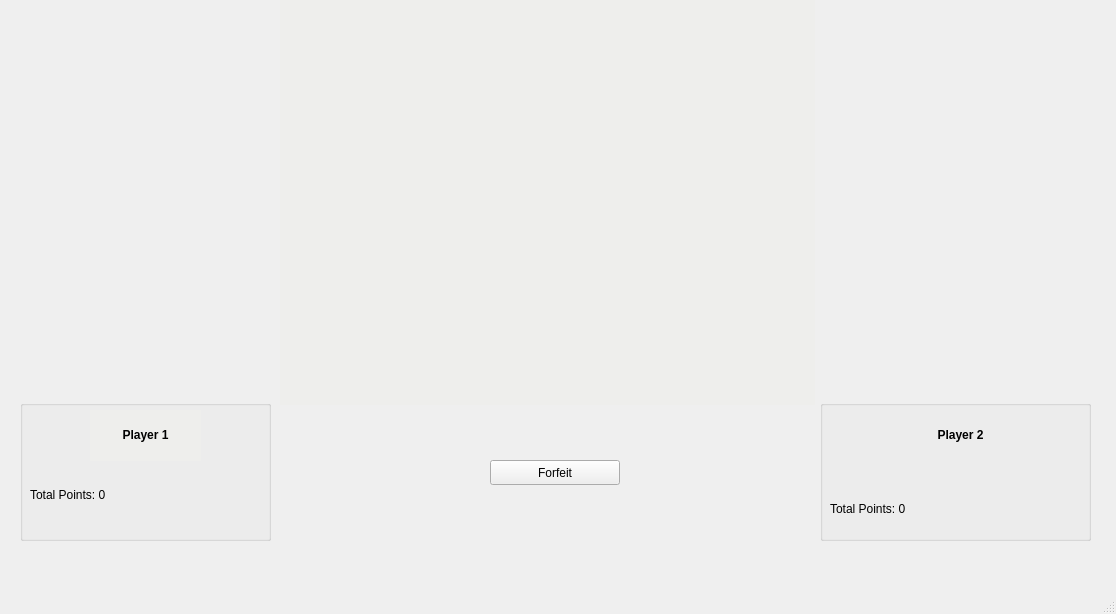
<?xml version="1.0" encoding="UTF-8"?>
<ui version="4.0">
 <class>MainWindow</class>
 <widget class="QMainWindow" name="MainWindow">
  <property name="geometry">
   <rect>
    <x>0</x>
    <y>0</y>
    <width>1116</width>
    <height>614</height>
   </rect>
  </property>
  <property name="windowTitle">
   <string>MainWindow</string>
  </property>
  <property name="styleSheet">
   <string notr="true"/>
  </property>
  <widget class="QWidget" name="centralwidget">
   <widget class="QPushButton" name="pushButton">
    <property name="geometry">
     <rect>
      <x>490</x>
      <y>460</y>
      <width>130</width>
      <height>25</height>
     </rect>
    </property>
    <property name="styleSheet">
     <string notr="true">font: 63 11pt &quot;URW Gothic&quot;;
gridline-color: rgb(196, 160, 0);</string>
    </property>
    <property name="text">
     <string>Forfeit</string>
    </property>
   </widget>
   <widget class="QGraphicsView" name="player_1_view">
    <property name="geometry">
     <rect>
      <x>280</x>
      <y>0</y>
      <width>535</width>
      <height>405</height>
     </rect>
    </property>
    <property name="toolTip">
     <string>&lt;html&gt;&lt;head/&gt;&lt;body&gt;&lt;p align=&quot;center&quot;&gt;&lt;br/&gt;&lt;/p&gt;&lt;/body&gt;&lt;/html&gt;</string>
    </property>
    <property name="styleSheet">
     <string notr="true">background-color: rgb(238, 238, 236);
border-color: rgb(196, 160, 0);
border:10px;</string>
    </property>
    <property name="lineWidth">
     <number>1</number>
    </property>
   </widget>
   <widget class="QGroupBox" name="groupBox1">
    <property name="geometry">
     <rect>
      <x>20</x>
      <y>400</y>
      <width>251</width>
      <height>141</height>
     </rect>
    </property>
    <property name="styleSheet">
     <string notr="true">border-width: 5px;</string>
    </property>
    <property name="title">
     <string/>
    </property>
    <widget class="QLabel" name="pointsLabel1">
     <property name="geometry">
      <rect>
       <x>10</x>
       <y>70</y>
       <width>131</width>
       <height>50</height>
      </rect>
     </property>
     <property name="styleSheet">
      <string notr="true">font: 12pt &quot;Chilanka&quot;;
border-color: rgb(238, 238, 236);</string>
     </property>
     <property name="text">
      <string>Total Points: 0</string>
     </property>
    </widget>
    <widget class="QLabel" name="p1_label">
     <property name="geometry">
      <rect>
       <x>70</x>
       <y>10</y>
       <width>111</width>
       <height>51</height>
      </rect>
     </property>
     <property name="styleSheet">
      <string notr="true">font: 16pt &quot;Chilanka&quot;;
border-color: rgb(238, 238, 236);
background-color: rgb(238, 238, 236);</string>
     </property>
     <property name="text">
      <string>&lt;html&gt;&lt;head/&gt;&lt;body&gt;&lt;p align=&quot;center&quot;&gt;&lt;span style=&quot; font-weight:600;&quot;&gt;Player 1&lt;/span&gt;&lt;/p&gt;&lt;/body&gt;&lt;/html&gt;</string>
     </property>
    </widget>
   </widget>
   <widget class="QGroupBox" name="groupBox2">
    <property name="geometry">
     <rect>
      <x>820</x>
      <y>400</y>
      <width>271</width>
      <height>141</height>
     </rect>
    </property>
    <property name="title">
     <string/>
    </property>
    <widget class="QLabel" name="pointsLabel2">
     <property name="geometry">
      <rect>
       <x>10</x>
       <y>100</y>
       <width>131</width>
       <height>17</height>
      </rect>
     </property>
     <property name="styleSheet">
      <string notr="true">font: 12pt &quot;Chilanka&quot;;
border-color: rgb(238, 238, 236);</string>
     </property>
     <property name="text">
      <string>Total Points: 0</string>
     </property>
    </widget>
    <widget class="QLabel" name="p2_label">
     <property name="geometry">
      <rect>
       <x>90</x>
       <y>10</y>
       <width>101</width>
       <height>51</height>
      </rect>
     </property>
     <property name="styleSheet">
      <string notr="true">font: 16pt &quot;Chilanka&quot;;
border-color: rgb(238, 238, 236);</string>
     </property>
     <property name="text">
      <string>&lt;html&gt;&lt;head/&gt;&lt;body&gt;&lt;p align=&quot;center&quot;&gt;&lt;span style=&quot; font-weight:600;&quot;&gt;Player 2&lt;/span&gt;&lt;/p&gt;&lt;/body&gt;&lt;/html&gt;</string>
     </property>
    </widget>
   </widget>
   <zorder>groupBox1</zorder>
   <zorder>groupBox2</zorder>
   <zorder>pushButton</zorder>
   <zorder>player_1_view</zorder>
  </widget>
  <widget class="QMenuBar" name="menubar">
   <property name="geometry">
    <rect>
     <x>0</x>
     <y>0</y>
     <width>1116</width>
     <height>22</height>
    </rect>
   </property>
  </widget>
  <widget class="QStatusBar" name="statusbar"/>
 </widget>
 <resources/>
 <connections/>
</ui>
